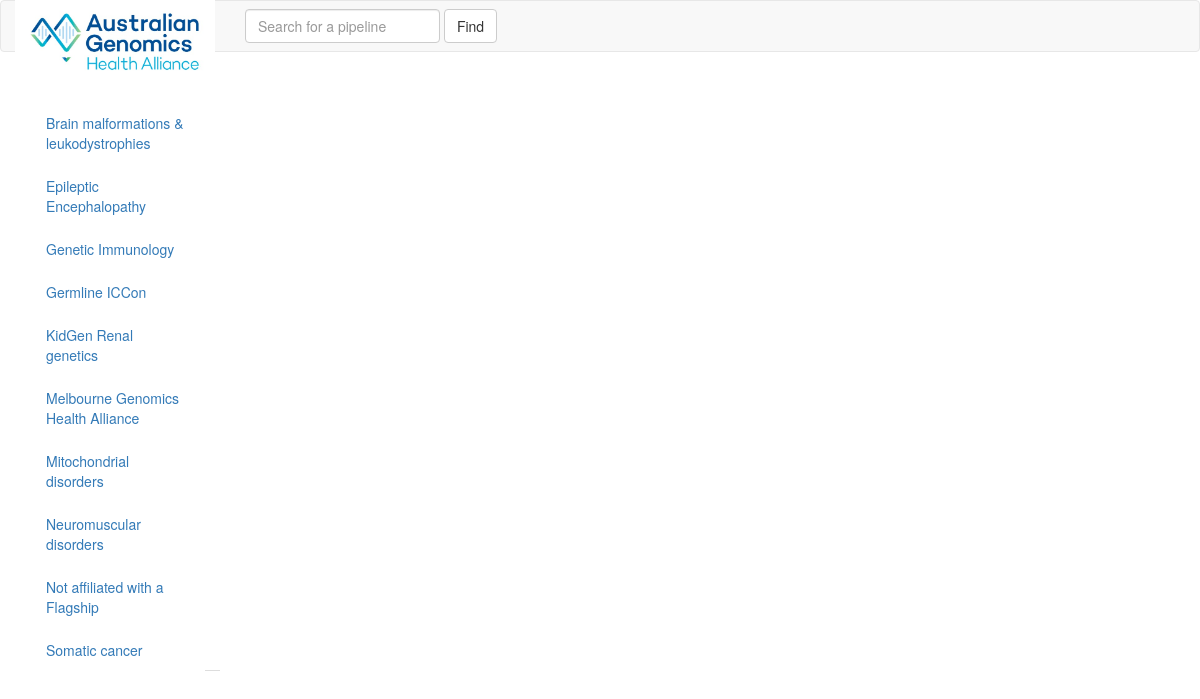
Page /flagship.html on the committed database.
### __init__.py (models this page shows, shortened)
class Flagship(db.Model):
    __tablename__ = 'flagship'
    id = db.Column(db.Integer, primary_key=True, autoincrement=True)
    flagship_name = db.Column(db.String(100))
    flagship_institute = db.Column(db.String(100))
    flagship_lead = db.Column(db.String(100))
    flagshipDiseaseType = db.Column(db.String(100))
    workflow_id = db.relationship('Workflow', backref='flagship', lazy='dynamic')

### __init__.py (the view)
@app.route('/flagship.html', methods=['GET'])
def flagship():
    flagshiprows = Flagship.query.order_by(Flagship.flagship_name).all()
    flagships = db.session.query(Flagship, Workflow).join(Workflow).all()
    return render_template('flagship.html', title='Overview', flagshiprows=flagshiprows, flagships=flagships)

### templates/flagship.html (shortened to what this page needs)
<!DOCTYPE html>
<html lang="en">
<head>
    <link href="{{ url_for('static', filename='css/bootstrap.min.css') }}", rel="stylesheet">
</head>
<header>
<nav class="navbar navbar-default">
  <div class="container">
      <div class ='row'>
         <div class="navbar-header">
             <a class="navbar-brand" href="/"><img style = 'max-width:200px; margin-top: -20px;' src ="{{ url_for('static', filename='images/agha.ico') }}" /</img></a>
        </div>
          <form class="navbar-form navbar-left" role="search">
              <div class="form-group"><input type="text" class="form-control" placeholder="Search for a pipeline">
                  <button type="submit" class="btn btn-default">Find</button>
              </div>
          </form>
      </div>
  </div>
</nav>
</header>
<body>
<div class="container" style="margin-top: 50px">
    <ul class="nav nav-tabs nav-stacked col-md-2" >
        {% for row in flagshiprows %}
            <li class="nav-item" style="background-color:white"><a class="nav-link" data-toggle="tab" href="#{{ row.id }}", role="tab">{{ row.flagship_name }}</a></li>
        {% endfor %}
    </ul>
</div>
</body>
</html>

### rows in the picture
Flagship: flagship_name "Brain malformations & leukodystrophies"
Flagship: flagship_name "Epileptic Encephalopathy"
Flagship: flagship_name "Genetic Immunology"
Flagship: flagship_name "Germline ICCon"
Flagship: flagship_name "KidGen Renal genetics"
Flagship: flagship_name "Melbourne Genomics Health Alliance"
Flagship: flagship_name "Mitochondrial disorders"
Flagship: flagship_name "Neuromuscular disorders"
Flagship: flagship_name "Not affiliated with a Flagship"
Flagship: flagship_name "Somatic cancer"
